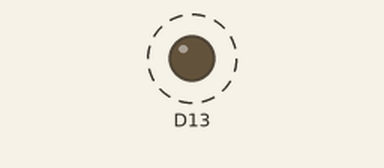
Simulated run of this sketch. Board: STM32 Nucleo. Shown: output pins drawn as LEDs (lit = HIGH). Dashed ring = blinking. What the sketch prints to the serial monitor is not drawn.

Above: at 0.5 s.
Timing chart, 0 to 4.6 s (numbered marks = the images above):
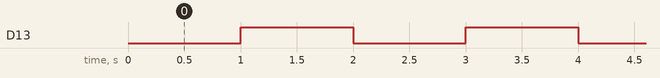

Measured:
- by itself, D13: alternates HIGH for 1.0 s and LOW for 1.0 s

The sketch:

serial-test.ino
```cpp
HardwareSerial Serial1(PA10, PA9);
HardwareSerial Serial6(PA12, PA11);

void setup() {
  Serial.begin(9600);
  Serial2.begin(9600);
  Serial1.begin(9600);
  Serial6.begin(9600);

  Serial.println("Inside setup ! -> 0");
  Serial2.println("Inside setup -> 2 !");
  Serial1.println("Inside setup ! -> 1");
  Serial6.println("Inside setup ! -> 6");

  pinMode(13, OUTPUT);

}

void loop() {
  Serial.println("freq  = 50.00-> 0");
  Serial2.println("freq  = 50.00 -> 2");
  Serial1.println("freq  = 50.00 -> 1");
  Serial6.println("freq  = 50.00 -> 6");
  delay(1000);
  digitalWrite(13, !digitalRead(13));

}
```
